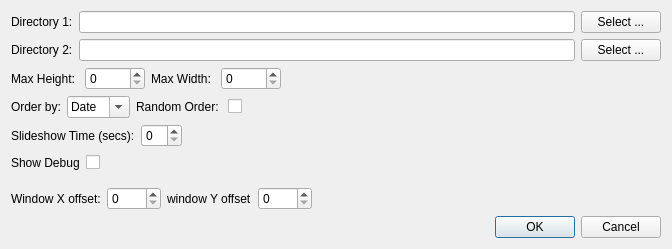
<?xml version="1.0" encoding="UTF-8"?>
<ui version="4.0">
 <class>Settings_dialog</class>
 <widget class="QDialog" name="Settings_dialog">
  <property name="geometry">
   <rect>
    <x>0</x>
    <y>0</y>
    <width>672</width>
    <height>249</height>
   </rect>
  </property>
  <property name="windowTitle">
   <string>Configure Settings</string>
  </property>
  <property name="windowIcon">
   <iconset>
    <normaloff>jarrImageViewer.ico</normaloff>jarrImageViewer.ico</iconset>
  </property>
  <property name="autoFillBackground">
   <bool>false</bool>
  </property>
  <layout class="QVBoxLayout" name="verticalLayout">
   <item>
    <layout class="QHBoxLayout" name="horizontalLayout">
     <item>
      <widget class="QLabel" name="dir1Label">
       <property name="text">
        <string>Directory 1:</string>
       </property>
      </widget>
     </item>
     <item>
      <widget class="QLineEdit" name="dir1Line"/>
     </item>
     <item>
      <widget class="QPushButton" name="selectDir1Button">
       <property name="text">
        <string>Select ...</string>
       </property>
      </widget>
     </item>
    </layout>
   </item>
   <item>
    <layout class="QHBoxLayout" name="horizontalLayout_2">
     <item>
      <widget class="QLabel" name="dir2Label">
       <property name="text">
        <string>Directory 2:</string>
       </property>
      </widget>
     </item>
     <item>
      <widget class="QLineEdit" name="dir2Line"/>
     </item>
     <item>
      <widget class="QPushButton" name="selectDir2Button">
       <property name="text">
        <string>Select ...</string>
       </property>
      </widget>
     </item>
    </layout>
   </item>
   <item>
    <layout class="QHBoxLayout" name="horizontalLayout_3">
     <item>
      <widget class="QLabel" name="maxHeightLabel">
       <property name="text">
        <string>Max Height: </string>
       </property>
      </widget>
     </item>
     <item>
      <widget class="QSpinBox" name="maxHeightSpinBox">
       <property name="sizePolicy">
        <sizepolicy hsizetype="Minimum" vsizetype="Fixed">
         <horstretch>0</horstretch>
         <verstretch>0</verstretch>
        </sizepolicy>
       </property>
       <property name="minimumSize">
        <size>
         <width>60</width>
         <height>0</height>
        </size>
       </property>
       <property name="maximum">
        <number>5000</number>
       </property>
       <property name="value">
        <number>0</number>
       </property>
      </widget>
     </item>
     <item>
      <widget class="QLabel" name="maxWidthLabel">
       <property name="text">
        <string>Max Width: </string>
       </property>
      </widget>
     </item>
     <item>
      <widget class="QSpinBox" name="maxWidthSpinBox">
       <property name="minimumSize">
        <size>
         <width>60</width>
         <height>0</height>
        </size>
       </property>
       <property name="maximum">
        <number>5000</number>
       </property>
       <property name="value">
        <number>0</number>
       </property>
      </widget>
     </item>
     <item>
      <spacer name="horizontalSpacer">
       <property name="orientation">
        <enum>Qt::Horizontal</enum>
       </property>
       <property name="sizeHint" stdset="0">
        <size>
         <width>40</width>
         <height>20</height>
        </size>
       </property>
      </spacer>
     </item>
    </layout>
   </item>
   <item>
    <layout class="QHBoxLayout" name="horizontalLayout_5">
     <item>
      <widget class="QLabel" name="orderByLabel">
       <property name="text">
        <string>Order by:</string>
       </property>
      </widget>
     </item>
     <item>
      <widget class="QComboBox" name="orderByComboBox">
       <property name="editable">
        <bool>true</bool>
       </property>
       <item>
        <property name="text">
         <string>Date</string>
        </property>
       </item>
       <item>
        <property name="text">
         <string>Name</string>
        </property>
       </item>
      </widget>
     </item>
     <item>
      <widget class="QLabel" name="randomLabel">
       <property name="text">
        <string>Random Order: </string>
       </property>
      </widget>
     </item>
     <item>
      <widget class="QCheckBox" name="randomCheckBox">
       <property name="text">
        <string/>
       </property>
      </widget>
     </item>
     <item>
      <spacer name="horizontalSpacer_3">
       <property name="orientation">
        <enum>Qt::Horizontal</enum>
       </property>
       <property name="sizeHint" stdset="0">
        <size>
         <width>40</width>
         <height>20</height>
        </size>
       </property>
      </spacer>
     </item>
    </layout>
   </item>
   <item>
    <layout class="QHBoxLayout" name="horizontalLayout_4">
     <item>
      <widget class="QLabel" name="slideShowTime">
       <property name="text">
        <string>Slideshow Time (secs):</string>
       </property>
      </widget>
     </item>
     <item>
      <widget class="QSpinBox" name="slideTimeSpinBox"/>
     </item>
     <item>
      <spacer name="horizontalSpacer_2">
       <property name="orientation">
        <enum>Qt::Horizontal</enum>
       </property>
       <property name="sizeHint" stdset="0">
        <size>
         <width>40</width>
         <height>20</height>
        </size>
       </property>
      </spacer>
     </item>
    </layout>
   </item>
   <item>
    <layout class="QHBoxLayout" name="horizontalLayout_8">
     <item>
      <widget class="QLabel" name="labelShowDebug">
       <property name="text">
        <string>Show Debug</string>
       </property>
      </widget>
     </item>
     <item>
      <widget class="QCheckBox" name="showDebugCheckBox">
       <property name="text">
        <string/>
       </property>
      </widget>
     </item>
     <item>
      <spacer name="horizontalSpacer_4">
       <property name="orientation">
        <enum>Qt::Horizontal</enum>
       </property>
       <property name="sizeHint" stdset="0">
        <size>
         <width>40</width>
         <height>20</height>
        </size>
       </property>
      </spacer>
     </item>
    </layout>
   </item>
   <item>
    <spacer name="verticalSpacer">
     <property name="orientation">
      <enum>Qt::Vertical</enum>
     </property>
     <property name="sizeHint" stdset="0">
      <size>
       <width>20</width>
       <height>40</height>
      </size>
     </property>
    </spacer>
   </item>
   <item>
    <layout class="QHBoxLayout" name="horizontalLayout_6">
     <item>
      <widget class="QLabel" name="win_x_offset">
       <property name="text">
        <string>Window X offset:</string>
       </property>
      </widget>
     </item>
     <item>
      <widget class="QSpinBox" name="win_x_offset_spinBox">
       <property name="maximum">
        <number>5000</number>
       </property>
      </widget>
     </item>
     <item>
      <widget class="QLabel" name="win_y_offset">
       <property name="text">
        <string>window Y offset</string>
       </property>
      </widget>
     </item>
     <item>
      <widget class="QSpinBox" name="win_y_offset_spinBox">
       <property name="maximum">
        <number>5000</number>
       </property>
      </widget>
     </item>
     <item>
      <spacer name="horizontalSpacer_5">
       <property name="orientation">
        <enum>Qt::Horizontal</enum>
       </property>
       <property name="sizeHint" stdset="0">
        <size>
         <width>40</width>
         <height>20</height>
        </size>
       </property>
      </spacer>
     </item>
    </layout>
   </item>
   <item>
    <widget class="QDialogButtonBox" name="buttonBox">
     <property name="orientation">
      <enum>Qt::Horizontal</enum>
     </property>
     <property name="standardButtons">
      <set>QDialogButtonBox::Cancel|QDialogButtonBox::Ok</set>
     </property>
    </widget>
   </item>
  </layout>
 </widget>
 <resources/>
 <connections/>
</ui>
